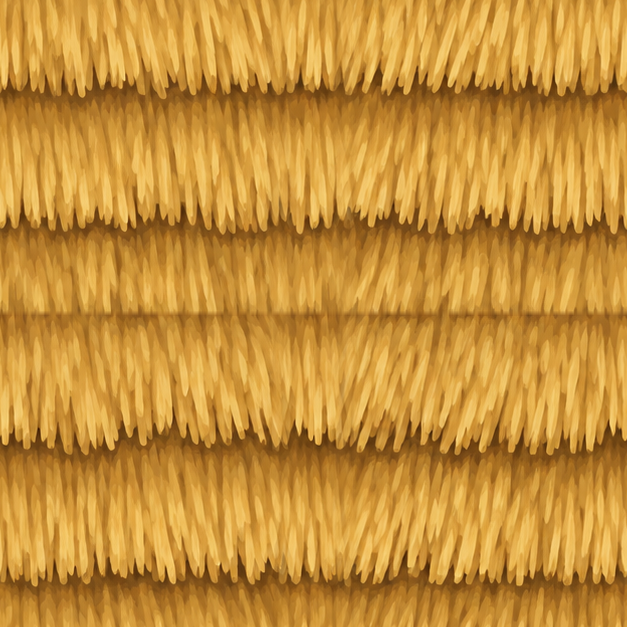
#> input picture scripts/terrain_modern/thatch_tile.png, 627 x 627 px
$ python build_details.py
#> lines starting #> are read from the running program, lines starting #| are printed output that depends on the picture
# Repaint the pixel-art DETAILS of town buildings and the props beside them
# (doors, door frames, windows, awnings, chimneys, sign boards, emblems,
# pillars, planters, hay, barrels, crates) in the painted style of the modern
# building kits, at 4x (128px a 32px cell), in the SAME layout as the original
# sheet. Each is written to assets/modern/<the original's path under assets/>;
# data/innerMapRenderer.json `modernSheets` points the game at it and
# `hiResSheets` gives the original's width (ui/sheetScale.js).
#
#   python -I build_details.py [name ...]        (every sheet if none)
#
# How (edge-aware, like build_cliff.py):
#   - every pixel is labelled by (colour, material): the material comes from the
#     sheet's rules below (wood, stone, iron, glass, cloth, straw, leaf, ...);
#   - SHAPES: each material's mask is smoothed and upscaled (cubic) and the
#     strongest wins with a sharp softmax - silhouettes and outlines stay crisp,
#     only anti-aliased instead of stepped;
#   - COLOUR inside a material: its colours' masks compete with a SOFT softmax,
#     so the pixel art's flat shade bands become painted gradients, keeping the
#     original colours (variants still read);
#   - then the material's surface: wood grain running along the boards (the
#     direction read from the pixel art's own edges), fine stone speckle, iron
#     sheen, glass with a soft diagonal reflection (and a warm glow when lit),
#     the painted thatch's straws on hay, the painted grass's blades on leaves.
# The sheet is processed in blocks of cells with a margin, so neighbouring
# cells are smoothed as one picture and meet exactly.
import os
import sys
import colorsys
import numpy as np
from PIL import Image
from scipy import ndimage

HERE = os.path.dirname(os.path.abspath(__file__))
ROOT = os.path.abspath(os.path.join(HERE, '..', '..'))
K = 4
C = 32
SIG = 0.72        # mask smoothing, source px
BETA = 40         # crispness between materials
BLOCK = 4         # cells per processing block (each way)
PAD = 4           # margin, source px

# material -> (soft softmax beta inside it, surface)
MAT = {
    'outline': (12, None),
    'wood':    (5.0, 'wood'),
    'paint':   (3.2, 'paintwood'),
    'stone':   (3.2, 'stone'),
    'iron':    (5.0, 'iron'),
    'glass_dark': (3.0, 'glass_dark'),
    'glass_pale': (3.0, 'glass_pale'),
    'glass_lit':  (3.0, 'glass_lit'),
    'cloth':   (4.0, 'cloth'),
    'straw':   (2.4, 'straw'),
    'leaf':    (3.0, 'leaf'),
    'ceramic': (3.2, 'ceramic'),
    'flower':  (5.0, None),
    'water':   (3.0, 'glass_dark'),
    'flat':    (6.0, None),
    'shadow':  (2.0, None),
}


def P(*c):
    return tuple(c)


def hsv(c):
    return colorsys.rgb_to_hsv(c[0] / 255, c[1] / 255, c[2] / 255)


def lum(c):
    return (0.299 * c[0] + 0.587 * c[1] + 0.114 * c[2]) / 255


OUTLINE = {P(15, 18, 24), P(26, 18, 19)}
IRON = {P(75, 75, 96), P(106, 117, 135), P(168, 179, 184), P(114, 107, 126), P(134, 126, 127),
        P(129, 142, 151), P(52, 48, 67), P(89, 94, 112), P(56, 43, 51)}


# [19 lines left out: functions r_door, r_frame, r_window, not called in this run]


def r_stone(c, x, y):
    if c in OUTLINE or lum(c) < 0.11: return 'outline'
    return 'stone'


def r_sign(c, x, y):
    if c in OUTLINE: return 'outline'
    return 'paint'


# [17 lines left out: functions r_awning, r_planter, not called in this run]


def r_hay(c, x, y):
    return 'straw'


# [4 lines left out: function r_barrel, not called in this run]


def r_crate(c, x, y):
    if c in IRON: return 'iron'
    return 'wood'


def r_flat(c, x, y):
    return 'flat'


# name -> (source under assets/, rules, colour quantisation or None[, mask smoothing[, options]])
# (rectilinear structure art - panes, panels, mouldings - is smoothed less, so
# square corners stay square; round things - hay, barrels, leaves - more)
# options:
#   colour_sig  smoothing of the colour masks inside a material (default: the mask smoothing)
#   beta_scale  how much crisper the shade bands inside a material stay (x the MAT beta)
#   vert        grain direction forced (1 = boards run up and down)
#   grain       'door': a bolder, coarser grain that still reads at 2x
#   glazing     panes and cames drawn crisp (see glaze())
#   cloth       'awning': no weave, soft folds down the cloth
RECT = 0.5
GLAZING = {'glazing': True}
SHEETS = {
    'doorframe':  ('lpc/Structure/Doors/32x64px Doors/Doorframe A.png', r_frame, None, RECT),
    'door':       ('lpc/Structure/Doors/32x64px Doors/15 Panel Door A.png', r_door, None, RECT,
                   {'colour_sig': 0.32, 'beta_scale': 3.5, 'vert': 1.0, 'grain': 'door'}),
    'arched':     ('lpc/Structure/Doors/64x64px Arched Doors/Arched Double Doors A.png', r_door, None, RECT),
    'stonewin':   ('lpc/Structure/Windows/Stone Windows A.png', r_window, None, RECT, GLAZING),
    'ornwin_a':   ('lpc/Structure/Windows/Ornamental Windows A.png', r_window, None, RECT, GLAZING),
    'ornwin_b':   ('lpc/Structure/Windows/Ornamental Windows B.png', r_window, None, RECT, GLAZING),
    'awning':     ('lpc/Structure/Windows/Window Awnings A.png', r_awning, None, 0.58,
                   {'colour_sig': 0.62, 'beta_scale': 1.6, 'cloth': 'awning'}),
    'chimney':    ('lpc/Structure/Roofing/Brick Chimney A.png', r_stone, None, RECT),
    'sign':       ('lpc/Structure/Signs/Sign Backgrounds A.png', r_sign, None, RECT),
    'pillar':     ('lpc/Structure/Pillars/Stone Pillar A.png', r_stone, None, RECT),
    'planter':    ('lpc/Objects/Furniture/Planter.png', r_planter, None),
    'hay':        ('lpc/Objects/Small Items/Hay & Straw.png', r_hay, None),
    'barrel':     ('lpc/Objects/Furniture/Barrel.png', r_barrel, None),
    'crate':      ('lpc/Objects/Furniture/Crate.png', r_crate, None, RECT),
    'emblems':    ('buildingKit/emblems.png', None, None),
}


# ── surfaces: tileable fields in OUTPUT pixels (TS x TS, wrapped) ──
TS = 512
_rng = np.random.default_rng(20261106)


def _norm(a):
    a = a - a.mean()
    return a / (np.abs(a).max() + 1e-6)


def _std(a):
    a = a - a.mean()
    return np.clip(a / (a.std() + 1e-6), -3, 3)


def _noise(sig):
    return ndimage.gaussian_filter(_rng.standard_normal((TS, TS)), sig, mode='wrap')


def _tex_hp(name, size, sig):
#> called with name = 'thatch_tile.png', size = 256, sig = 6
    t = np.asarray(Image.open(os.path.join(HERE, name)).convert('L').resize((size, size), Image.LANCZOS),
                   np.float32)
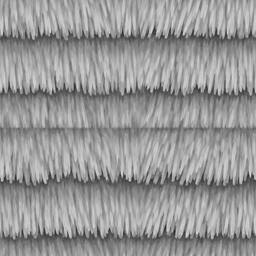
#> t: shape (256, 256) float32; min 37, max 212, mean 150.5
    t = np.tile(t, (TS // size + 1, TS // size + 1))[:TS, :TS] if size < TS else t[:TS, :TS]
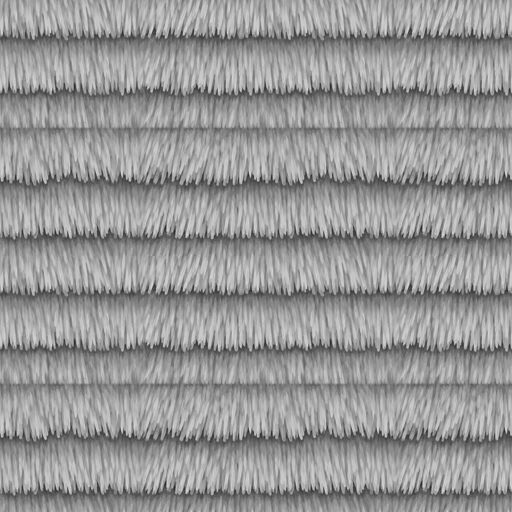
#> t: shape (512, 512) float32; min 37, max 212, mean 150.5
    return _norm(t - ndimage.gaussian_filter(t, sig, mode='wrap'))
#> in _norm (call 13), `a = a - a.mean()`:
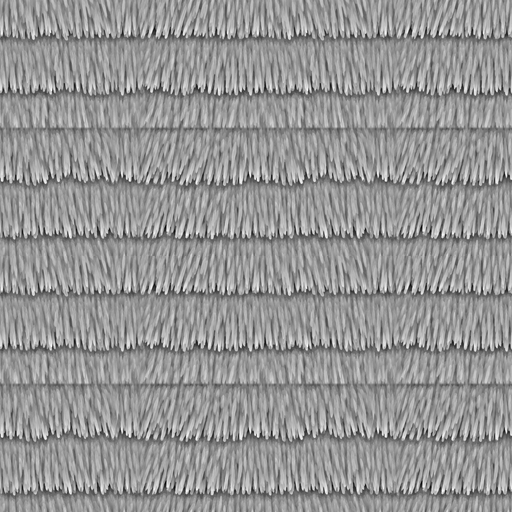
#> a: shape (512, 512) float32; min -107, max 75.86, mean 0; drawn with min black and max white


# wood grain along y (fibres), with a few darker long streaks and knots of tone
_g = _norm(_noise((16, 0.7))) * 0.6 + _norm(_noise((40, 1.8))) * 0.4
GRAIN_V = _std(_g + 0.35 * _norm(_noise((6, 0.5))))
GRAIN_H = GRAIN_V.T.copy()
# a door's boards: coarser fibres and long darker streaks, so the grain survives being drawn at 2x
_rng2 = np.random.default_rng(20261107)


def _noise2(sig):
    return ndimage.gaussian_filter(_rng2.standard_normal((TS, TS)), sig, mode='wrap')


GRAIN_DOOR = _std(_norm(_noise2((28, 1.5))) * 0.5 + _norm(_noise2((90, 3.5))) * 0.3
                  + _norm(_noise2((7, 0.7))) * 0.2)
# an awning's folds: soft vertical swells, their spacing wandering a little
_fx = np.arange(TS, dtype=np.float32)
_wob = ndimage.gaussian_filter1d(_rng2.standard_normal(TS), 40, mode='wrap')
_wob = _wob / (np.abs(_wob).max() + 1e-6)
FOLDS = np.tile(np.sin(2 * np.pi * (_fx / 22.0 + 0.35 * _wob))[None, :], (TS, 1)).astype(np.float32)
SPECKLE = _std(_norm(_noise(1.6)) * 0.4 + _norm(_noise(4.0)) * 0.35 + _norm(_noise(12.0)) * 0.25)
CLOTH = _std(_norm(_noise((0.6, 3))) * 0.5 + _norm(_noise((3, 0.6))) * 0.3 + _norm(_noise(12)) * 0.2)
STRAW = _tex_hp('thatch_tile.png', 256, 6)
LEAF = _tex_hp('grass.png', 256, 5)
#> call 2 of _tex_hp, with name = 'grass.png', size = 256, sig = 5
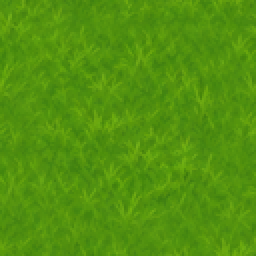
#> input picture scripts/terrain_modern/grass.png, 128 x 128 px (shown 2 times larger)
#> in _tex_hp (call 2), `t = np.asarray(Image.open(os.path.join(HERE, name)).convert('L').resiz..`:
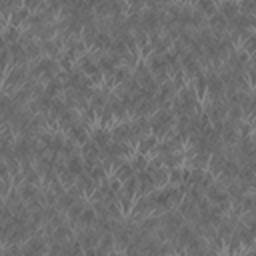
#> t: shape (256, 256) float32; min 91, max 143, mean 112.1
#> in _tex_hp (call 2), `t = np.tile(t, (TS // size + 1, TS // size + 1))[:TS, :TS] if size < T..`:
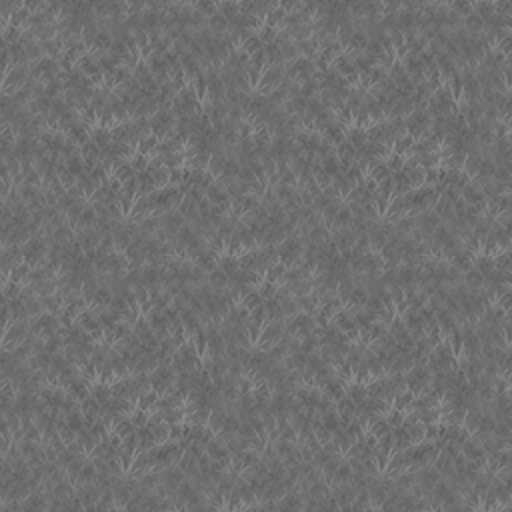
#> t: shape (512, 512) float32; min 91, max 143, mean 112.1
#> in _norm (call 14), `a = a - a.mean()`:
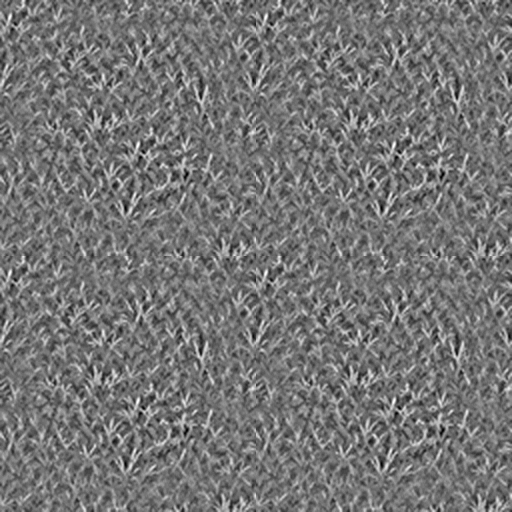
#> a: shape (512, 512) float32; min -20.98, max 24.42, mean 0; drawn with min black and max white


# [82 lines left out: functions field, surface, build_interp, not called in this run]


def build(name):
    if SHEETS[name][1] is None:
        rel = SHEETS[name][0]
        out = build_interp(name, rel)
        return save(out, rel)
    rel, rules, quant = SHEETS[name][:3]
    sig = SHEETS[name][3] if len(SHEETS[name]) > 3 else SIG
    opts = SHEETS[name][4] if len(SHEETS[name]) > 4 else {}
    csig = opts.get('colour_sig', sig)
    bscale = opts.get('beta_scale', 1.0)
    src = os.path.join(ROOT, 'assets', rel)
#> (the run stopped early here; a loop or call above may not have finished)
